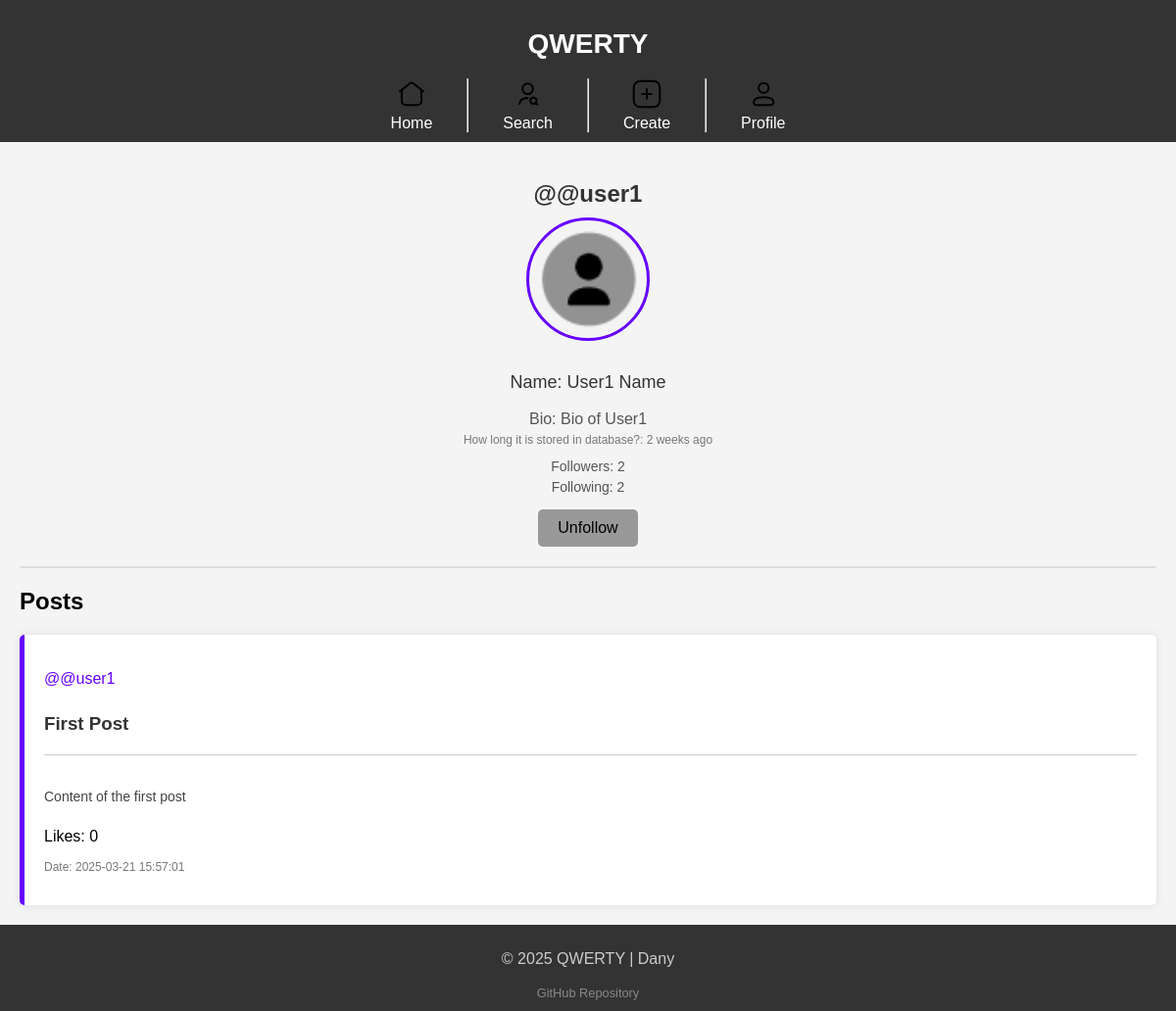
/profile.php?username=@user1 (signed in), run on the app's committed database.
### tables this page shows
CREATE TABLE users (
    user_id INT AUTO_INCREMENT PRIMARY KEY,
    username VARCHAR(20) NOT NULL UNIQUE,
    password VARCHAR(255) NOT NULL,  
    email VARCHAR(100) NOT NULL,
    name VARCHAR(100) NOT NULL,
    bio TEXT DEFAULT NULL,
    profile_pic VARCHAR(255) DEFAULT NULL,
    created_at TIMESTAMP DEFAULT CURRENT_TIMESTAMP,
    is_deleted BOOLEAN DEFAULT FALSE,
    data_changes_history JSON DEFAULT ('{"origin": {"username": "", "email": "", "name": "", "bio": "", "profile_pic": ""}}')
);

### src/Models/UserProfile.php (called while the page is built, shortened)
<?php
class UserProfile {
    private $connection;
    public function __construct($connection) {
        $this->connection = $connection;
    }
    public function getUserProfile($username) {
        $stmt = $this->connection->prepare("SELECT * FROM active_users WHERE username = ?");
        $stmt->execute([$username]);
        return $stmt->fetch(PDO::FETCH_ASSOC);
    }
    public function getFollowersCount($userId) {
        $stmt = $this->connection->prepare("SELECT COUNT(*) as followers FROM active_followers WHERE following_id = ?");
        $stmt->execute([$userId]);
        return $stmt->fetchColumn();
    }
    public function getFollowingsCount($userId) {
        $stmt = $this->connection->prepare("SELECT COUNT(*) as followings FROM active_followers WHERE follower_id = ?");
        $stmt->execute([$userId]);
        return $stmt->fetchColumn();
    }
    public function isFollowing($followerId, $followingId) {
        $stmt = $this->connection->prepare("SELECT is_following FROM followers WHERE follower_id = ? AND following_id = ?");
        $stmt->execute([$followerId, $followingId]);
        return $stmt->fetchColumn();
    }
    public function getUserPosts($userId, $limit = null) {
        $stmt = $this->connection->prepare("SELECT p.*, u.username FROM active_posts p JOIN users u ON p.user_id = u.user_id WHERE p.user_id = ? ORDER BY p.created_at DESC" . ($limit ? " LIMIT $limit;" : ';'));
        $stmt->execute([$userId]);
        return $stmt->fetchAll(PDO::FETCH_ASSOC);
    }
}

### public/profile.php (the view, shortened to what this page needs)
<?php
require '../src/DBconnect.php';
require '../src/Models/UserProfile.php';
$username = $_GET['username'];
$userProfile = new UserProfile($connection);
$user = $userProfile->getUserProfile($username);
$followersCount = $userProfile->getFollowersCount($user['user_id']);
$followingsCount = $userProfile->getFollowingsCount($user['user_id']);
$isFollowing = isset($_SESSION['username']) ? $userProfile->isFollowing($userProfile->getUserProfile($_SESSION['username'])['user_id'], $user['user_id']) : false;
$posts = $userProfile->getUserPosts($user['user_id']);
?>
<?php
$styles = '<link rel="stylesheet" href="css/pages/profile.css">';
include 'layout/header.php';
?>
<main>
    <section class="profile">
        <h2 class="username">@<?php echo htmlspecialchars($user['username']); ?></h2>
        <img class="profile-pic" src="<?php echo htmlspecialchars($user['profile_pic'] ?: 'img/icons/user-profile-default-pic-iconly.png'); ?>" alt="Profile Picture" onerror="this.onerror=null; this.src='img/icons/user-profile-default-pic-iconly.png';">
        <p class="name">Name: <?php echo htmlspecialchars($user['name']); ?></p>
        <p class="body">Bio: <?php echo htmlspecialchars($user['bio'] ?: ''); ?></p>
        <p class="date">
            How long it is stored in database?:
            <?php
            $createdDate = new DateTime($user['created_at']);
            $interval = $createdDate->diff(new DateTime());
            if ($interval->y > 0) {
                echo htmlspecialchars($interval->y . ' year' . ($interval->y > 1 ? 's' : '') . ' ago');
            } elseif ($interval->m > 0) {
                echo htmlspecialchars($interval->m . ' month' . ($interval->m > 1 ? 's' : '') . ' ago');
            } elseif ($interval->d >= 7) {
                echo htmlspecialchars(floor($interval->d / 7) . ' week' . (floor($interval->d / 7) > 1 ? 's' : '') . ' ago');
            } elseif ($interval->d > 0) {
                echo htmlspecialchars($interval->d . ' day' . ($interval->d > 1 ? 's' : '') . ' ago');
            } elseif ($interval->h > 0) {
                echo htmlspecialchars($interval->h . ' hour' . ($interval->h > 1 ? 's' : '') . ' ago');
            } elseif ($interval->i > 0) {
                echo htmlspecialchars($interval->i . ' minute' . ($interval->i > 1 ? 's' : '') . ' ago');
            } else {
                echo htmlspecialchars($interval->s . ' second' . ($interval->s > 1 ? 's' : '') . ' ago');
            }
            ?>
        </p>
        <p id="followers-count" class="follow-ers-or-ing">Followers: <span><?php echo $followersCount; ?></span></p>
        <p id="following-count" class="follow-ers-or-ing">Following: <span><?php echo $followingsCount; ?></span></p>
        <?php if (isset($_SESSION['username']) && $_SESSION['username'] === $username): ?>
            <button id="edit-profile-btn">Edit Profile</button>
            <form action="lib/process/process_logout.php" method="post" style="width: 100px; justify-self: center;">
                <button type="submit">Logout</button>
            </form>
        <?php else: ?>
            <button id="follow-btn" class="<?php echo $isFollowing ? 'unfollow-btn' : 'follow-btn'; ?>" <?php echo !isset($_SESSION['username']) ? 'onclick="if(confirm(\'Please login to follow this user.\')) { window.location.href = \'account.php#login\'; }"' : ''; ?>><?php echo $isFollowing ? 'Unfollow' : 'Follow'; ?></button>
        <?php endif; ?>
    </section>
    <section class="posts">
        <h2>Posts</h2>
        <?php foreach ($posts as $post): ?>
            <article class="post">
                <p class="username">@<?php echo htmlspecialchars($post['username']); ?></p>
                <h3 class="title"><?php echo htmlspecialchars($post['title']); ?></h3>
                <hr>
                <p class="body"><?php echo htmlspecialchars($post['content']); ?></p>
                <span class="likes">Likes: <?php echo htmlspecialchars($post['likes'] ?: 0); ?></span>
                <p class="date">Date: <?php echo htmlspecialchars($post['created_at']); ?></p>
            </article>
        <?php endforeach; ?>
    </section>
</main>
<?php include 'layout/footer.php'; ?>

### public/css/main.css (style rules this page uses)
body { font-family: Arial, sans-serif; margin: 0; padding: 0; background-color: #f4f4f4; display: flex; flex-direction: column; min-height: 100vh; }
main { flex: 1; padding: 20px; }

### public/css/components/profiles.css (style rules this page uses)
.profile { text-align: center; padding-bottom: 20px; border-bottom: 2px solid #ddd; }
.profile .username { color: #333; margin-bottom: 10px; }
.profile .profile-pic { width: 120px; height: 120px; border-radius: 50%; object-fit: cover; margin-bottom: 10px; border: 3px solid #6600ff; }
.profile .name { font-size: 18px; color: #333; }
.profile .body { font-size: 16px; color: #555; margin: 5px 0; }
.profile .date { font-size: 12px; color: #777; margin-top: 5px; }
.profile .follow-ers-or-ing { font-size: 14px; color: #555; margin: 5px 0; cursor: pointer; }
.profile .follow-btn, .profile .unfollow-btn { border: none; padding: 10px 20px; font-size: 16px; border-radius: 5px; cursor: pointer; transition: 0.3s; margin-top: 10px; }
.profile .unfollow-btn { background: #999; color: black; }

### public/css/components/posts.css (style rules this page uses)
.post { display: flex; flex-direction: column; gap: 10px; background-color: #fff; padding: 20px; border-radius: 5px; box-shadow: 0 0 10px rgba(0, 0, 0, 0.1); border-left: 5px solid #6600ff; }
.post .username { font-size: 16px; font-family: 'Comic Sans MS', sans-serif; color: #6600ff; }
.post .title { margin: 0; color: #333; }
.post hr { margin: 10px 0; border: none; border-top: 1px solid #ccc; }
.post .body { font-size: 14px; color: #444; }
.post .date { font-size: 12px; color: #777; margin-top: 5px; }

### public/css/components/button.css (style rules this page uses)
button { margin-top: 10px; padding: 10px; background-color: #333; color: #fff; border: none; border-radius: 3px; cursor: pointer; transition: background-color 0.3s; }

### data on the page
users: username "@user1", title "First Post", content "Content of the first post", likes "0", created_at "2025-03-21 15:57:01"

### other printed values
$user['username'] "@user1"
$user['name'] "User1 Name"
$user['bio'] ?: '' "Bio of User1"
$followersCount "2"
$followingsCount "2"
